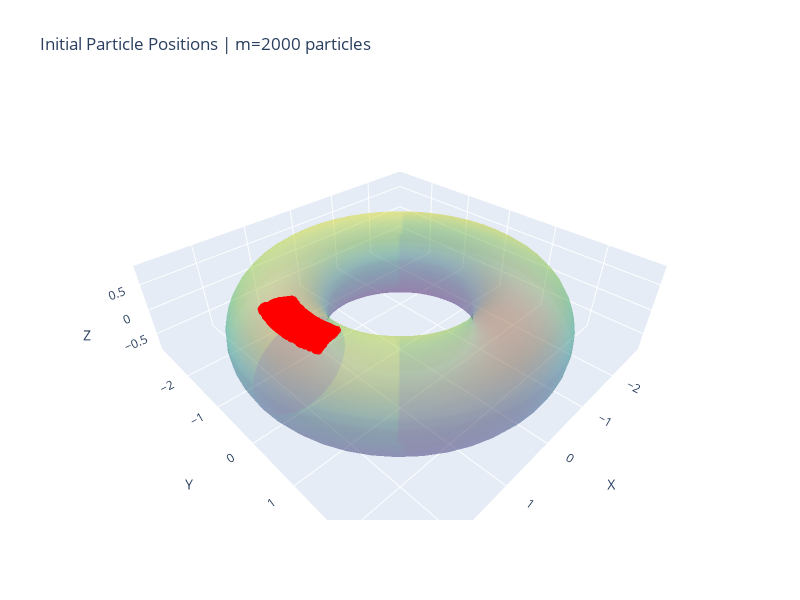
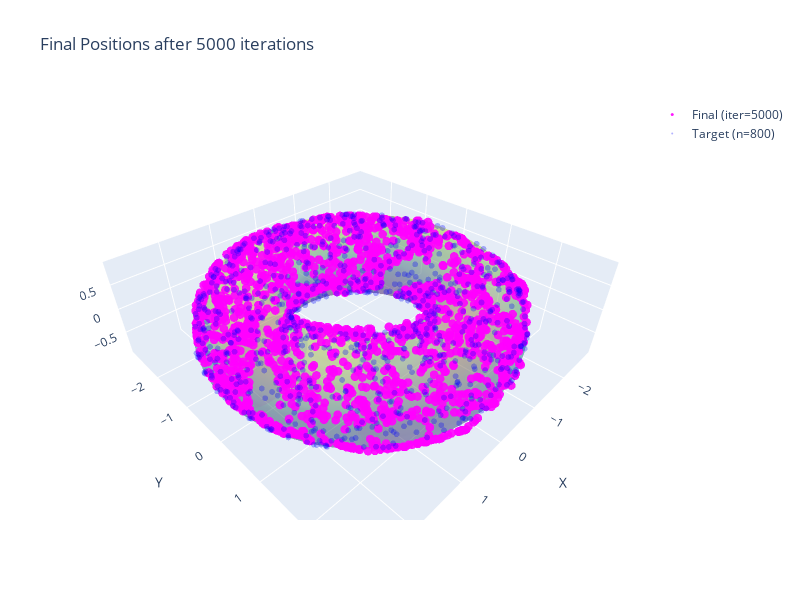

The code cell stored with these charts, in order, in its notebook:
### Markdown cell above
## 17. Visualize Results (3D)

- **Blue dots**: Target distribution (uniform on torus)
- **Red solid circles**: Initial particle positions (localized)
- **Magenta hollow circles**: Final particle positions (should spread out)

### Code cell
# Create torus surface mesh for reference
theta_surf = np.linspace(0, 2 * np.pi, 50)
phi_surf = np.linspace(0, 2 * np.pi, 30)
THETA_S, PHI_S = np.meshgrid(theta_surf, phi_surf)
X_surf = (R + r * np.cos(PHI_S)) * np.cos(THETA_S)
Y_surf = (R + r * np.cos(PHI_S)) * np.sin(THETA_S)
Z_surf = r * np.sin(PHI_S)

# ============ Figure 1: Target distribution only ============
fig1 = plt.figure(figsize=(8, 6))
ax1 = fig1.add_subplot(111, projection='3d')
ax1.plot_surface(X_surf, Y_surf, Z_surf, alpha=0.2, cmap='viridis', edgecolor='none')
ax1.scatter(X_tar[:, 0], X_tar[:, 1], X_tar[:, 2], s=3, c='blue', alpha=0.7, label='Target')
ax1.set_title('Target Distribution on Torus 𝕋²', fontsize=18)
ax1.legend(fontsize=14)
ax1.set_xlabel('X')
ax1.set_ylabel('Y')
ax1.set_zlabel('Z')
ax1.set_box_aspect([1, 1, 0.4])
plt.tight_layout()
plt.savefig('figures/torus/kswgd_1_target.pdf', dpi=300, bbox_inches='tight')
plt.savefig('figures/torus/kswgd_1_target.png', dpi=300, bbox_inches='tight')
print("[SAVED] figures/torus/kswgd_1_target.pdf & .png")
plt.show()
print(f'Kernel: {kernel_name}, n={n}')

# ============ Figure 2: Initial positions only ============
fig2 = plt.figure(figsize=(8, 6))
ax2 = fig2.add_subplot(111, projection='3d')
ax2.plot_surface(X_surf, Y_surf, Z_surf, alpha=0.2, cmap='viridis', edgecolor='none')
ax2.scatter(x_t[:, 0, 0], x_t[:, 1, 0], x_t[:, 2, 0], s=10, c='red', alpha=0.9, label='Initial')
ax2.set_title('Initial Positions', fontsize=18)
ax2.legend(fontsize=14)
ax2.set_xlabel('X')
ax2.set_ylabel('Y')
ax2.set_zlabel('Z')
ax2.set_box_aspect([1, 1, 0.4])
plt.tight_layout()
plt.savefig('figures/torus/kswgd_2_initial.pdf', dpi=300, bbox_inches='tight')
plt.savefig('figures/torus/kswgd_2_initial.png', dpi=300, bbox_inches='tight')
print("[SAVED] figures/torus/kswgd_2_initial.pdf & .png")
plt.show()
print(f'm={m} particles')

# ============ Figure 3: Final positions only ============
fig3 = plt.figure(figsize=(8, 6))
ax3 = fig3.add_subplot(111, projection='3d')
ax3.plot_surface(X_surf, Y_surf, Z_surf, alpha=0.2, cmap='viridis', edgecolor='none')
ax3.scatter(x_t[:, 0, -1], x_t[:, 1, -1], x_t[:, 2, -1], s=10, c='magenta', alpha=0.9, label='Final')
ax3.set_title('Final Positions', fontsize=18)
ax3.legend(fontsize=14)
ax3.set_xlabel('X')
ax3.set_ylabel('Y')
ax3.set_zlabel('Z')
ax3.set_box_aspect([1, 1, 0.4])
plt.tight_layout()
plt.savefig('figures/torus/kswgd_3_final.pdf', dpi=300, bbox_inches='tight')
plt.savefig('figures/torus/kswgd_3_final.png', dpi=300, bbox_inches='tight')
print("[SAVED] figures/torus/kswgd_3_final.pdf & .png")
plt.show()
print(f'after {num_iter} iterations')

# ============ Interactive Plotly 3D Plots (can rotate!) ============
import plotly.graph_objects as go

# Create torus surface mesh for Plotly
theta_surf_p = np.linspace(0, 2 * np.pi, 50)
phi_surf_p = np.linspace(0, 2 * np.pi, 30)
THETA_P, PHI_P = np.meshgrid(theta_surf_p, phi_surf_p)
X_surf_p = (R + r * np.cos(PHI_P)) * np.cos(THETA_P)
Y_surf_p = (R + r * np.cos(PHI_P)) * np.sin(THETA_P)
Z_surf_p = r * np.sin(PHI_P)

# ============ Interactive Figure 1: Initial positions ============
fig_init = go.Figure()
fig_init.add_trace(go.Surface(
    x=X_surf_p, y=Y_surf_p, z=Z_surf_p,
    opacity=0.3, colorscale='Viridis', showscale=False, name='Torus'
))
fig_init.add_trace(go.Scatter3d(
    x=x_t[:, 0, 0], y=x_t[:, 1, 0], z=x_t[:, 2, 0],
    mode='markers', marker=dict(size=3, color='red', opacity=0.9),
    name=f'Initial (m={m})'
))
fig_init.update_layout(
    title=f'Initial Particle Positions | m={m} particles',
    scene=dict(xaxis_title='X', yaxis_title='Y', zaxis_title='Z', aspectmode='data'),
    width=800, height=600
)
fig_init.write_html('figures/torus/kswgd_initial_interactive.html', include_mathjax='cdn')
print("[SAVED] figures/torus/kswgd_initial_interactive.html")
fig_init.show()

# ============ Interactive Figure 3: Final positions ============
fig_final = go.Figure()
fig_final.add_trace(go.Surface(
    x=X_surf_p, y=Y_surf_p, z=Z_surf_p,
    opacity=0.3, colorscale='Viridis', showscale=False, name='Torus'
))
fig_final.add_trace(go.Scatter3d(
    x=x_t[:, 0, -1], y=x_t[:, 1, -1], z=x_t[:, 2, -1],
    mode='markers', marker=dict(size=3, color='magenta', opacity=0.9),
    name=f'Final (iter={num_iter})'
))
# Also add target for comparison (semi-transparent)
fig_final.add_trace(go.Scatter3d(
    x=X_tar[:, 0], y=X_tar[:, 1], z=X_tar[:, 2],
    mode='markers', marker=dict(size=2, color='blue', opacity=0.3),
    name=f'Target (n={n})'
))
fig_final.update_layout(
    title=f'Final Positions after {num_iter} iterations',
    scene=dict(xaxis_title='X', yaxis_title='Y', zaxis_title='Z', aspectmode='data'),
    width=800, height=600
)
fig_final.write_html('figures/torus/kswgd_final_interactive.html', include_mathjax='cdn')
print("[SAVED] figures/torus/kswgd_final_interactive.html")
fig_final.show()
print(f'Kernel: {kernel_name}')

# ============ Save static figures as PDF (vector format for LaTeX) ============
# Matplotlib static figures for paper
fig_pdf, axes_pdf = plt.subplots(1, 3, figsize=(25, 10), subplot_kw={'projection': '3d'})

# Target
axes_pdf[0].plot_surface(X_surf, Y_surf, Z_surf, alpha=0.2, cmap='viridis', edgecolor='none')
axes_pdf[0].scatter(X_tar[:, 0], X_tar[:, 1], X_tar[:, 2], s=2, c='blue', alpha=0.7)
axes_pdf[0].set_title('Target', fontsize=18, pad=-10)
axes_pdf[0].set_box_aspect([1, 1, 0.4])

# Initial
axes_pdf[1].plot_surface(X_surf, Y_surf, Z_surf, alpha=0.2, cmap='viridis', edgecolor='none')
axes_pdf[1].scatter(x_t[:, 0, 0], x_t[:, 1, 0], x_t[:, 2, 0], s=3, c='red', alpha=0.9)
axes_pdf[1].set_title('Initial', fontsize=18, pad=-10)
axes_pdf[1].set_box_aspect([1, 1, 0.4])

# Final
axes_pdf[2].plot_surface(X_surf, Y_surf, Z_surf, alpha=0.2, cmap='viridis', edgecolor='none')
axes_pdf[2].scatter(x_t[:, 0, -1], x_t[:, 1, -1], x_t[:, 2, -1], s=3, c='magenta', alpha=0.9)
axes_pdf[2].set_title('Final', fontsize=18, pad=-10)
axes_pdf[2].set_box_aspect([1, 1, 0.4])

plt.suptitle('KSWGD on Torus', fontsize=22, y=0.98)
plt.tight_layout(rect=[0, 0, 1, 0.95])
plt.savefig('figures/torus/kswgd_torus_results.pdf', dpi=300, bbox_inches='tight')
plt.savefig('figures/torus/kswgd_torus_results.png', dpi=300, bbox_inches='tight')
print("[SAVED] figures/torus/kswgd_torus_results.pdf (vector format for LaTeX)")
print("[SAVED] figures/torus/kswgd_torus_results.png (raster format)")
plt.show()
print(f'{kernel_name} Kernel | Riemannian: local_pca (k={LOCAL_PCA_K_NEIGHBORS})' if USE_RIEMANNIAN_GRADIENT else f'{kernel_name} Kernel | Euclidean gradient')

### Figure 1 — Plotly figure (JSON) as saved in the notebook; plotly's stock layout.template omitted (floating-point values rounded to 4 significant figures; data arrays with more than 128 entries replaced by an {"elided": "..."} marker saying what was removed)
{"data": [{"colorscale": [[0, "#440154"], [0.1111, "#482878"], [0.2222, "#3e4989"], [0.3333, "#31688e"], [0.4444, "#26828e"], [0.5556, "#1f9e89"], [0.6667, "#35b779"], [0.7778, "#6ece58"], [0.8889, "#b5de2b"], [1, "#fde725"]], "name": "Torus", "opacity": 0.3, "showscale": false, "type": "surface", "x": {"elided": "30x50 float values"}, "y": {"elided": "30x50 float values"}, "z": {"elided": "30x50 float values"}}, {"marker": {"color": "red", "opacity": 0.9, "size": 3}, "mode": "markers", "name": "Initial (m=2000)", "type": "scatter3d", "x": {"elided": "2000 float values"}, "y": {"elided": "2000 float values"}, "z": {"elided": "2000 float values"}}], "layout": {"height": 600, "scene": {"aspectmode": "data", "xaxis": {"title": {"text": "X"}}, "yaxis": {"title": {"text": "Y"}}, "zaxis": {"title": {"text": "Z"}}}, "title": {"text": "Initial Particle Positions | m=2000 particles"}, "width": 800}}

### Figure 2 — Plotly figure (JSON) as saved in the notebook; plotly's stock layout.template omitted (floating-point values rounded to 4 significant figures; data arrays with more than 128 entries replaced by an {"elided": "..."} marker saying what was removed)
{"data": [{"colorscale": [[0, "#440154"], [0.1111, "#482878"], [0.2222, "#3e4989"], [0.3333, "#31688e"], [0.4444, "#26828e"], [0.5556, "#1f9e89"], [0.6667, "#35b779"], [0.7778, "#6ece58"], [0.8889, "#b5de2b"], [1, "#fde725"]], "name": "Torus", "opacity": 0.3, "showscale": false, "type": "surface", "x": {"elided": "30x50 float values"}, "y": {"elided": "30x50 float values"}, "z": {"elided": "30x50 float values"}}, {"marker": {"color": "magenta", "opacity": 0.9, "size": 3}, "mode": "markers", "name": "Final (iter=5000)", "type": "scatter3d", "x": {"elided": "2000 float values"}, "y": {"elided": "2000 float values"}, "z": {"elided": "2000 float values"}}, {"marker": {"color": "blue", "opacity": 0.3, "size": 2}, "mode": "markers", "name": "Target (n=800)", "type": "scatter3d", "x": {"elided": "800 float values"}, "y": {"elided": "800 float values"}, "z": {"elided": "800 float values"}}], "layout": {"height": 600, "scene": {"aspectmode": "data", "xaxis": {"title": {"text": "X"}}, "yaxis": {"title": {"text": "Y"}}, "zaxis": {"title": {"text": "Z"}}}, "title": {"text": "Final Positions after 5000 iterations"}, "width": 800}}
